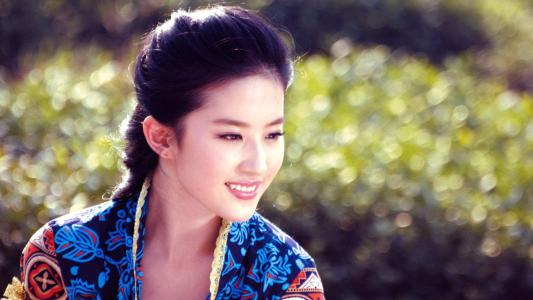
#> input picture recognise/q2.jpg, 533 x 300 px; its folder holds only this picture in this run
$ python recognize.py
#> lines starting #> are read from the running program, lines starting #| are printed output that depends on the picture; after the words box and inside, x2 and y2 are one past the last pixel; in counts of white or black regions, pixels touching at a corner belong together
# 识别人脸

import cv2, os
import numpy as np
from PIL import Image
import sys

font = cv2.FONT_HERSHEY_SIMPLEX

recognizer = cv2.face.LBPHFaceRecognizer_create()

recognizer.read('yml/trainner.yml')

detector = cv2.CascadeClassifier("haarcascade_frontalface_default.xml")
face = []
f = open("yml/label.txt", 'r')
#> (reads yml/label.txt from the repository)
label = f.readlines()
margin = 15
path = ""

for i in range(len(label)):
    label[i] = label[i].strip().replace('\n', '')


def prin(face):
    for i in range(len(face)):
        cv2.imshow('img', face[i])
        #         cv2.imwrite(path +  "out_pics\\" + str(i)+ ".jpg",face[i])#储存识别集

        #         print(face[i].shape)
        cv2.waitKey(0)
    cv2.destroyAllWindows()


def getImagesAndLabels(path):
#> called with path = 'recognise'
    imagePaths = [os.path.join(path, x) for x in os.listdir(path)]
    faceSamples = []
    # print(imagePaths)

    for imagePath in imagePaths:

        pilImage = cv2.imread(imagePath, cv2.IMREAD_COLOR)
#> pilImage is the input picture: shape (300, 533, 3); mean B, G, R 102.7, 111.6, 125.2

        imageNp = cv2.cvtColor(pilImage, cv2.COLOR_BGR2GRAY)
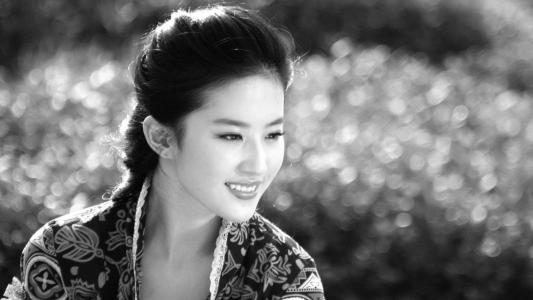
#> imageNp: shape (300, 533); min 1, max 255, mean 114.7
        # print(imageNp)

        faces = detector.detectMultiScale(imageNp, 1.05, 30)
#> faces = [[184, 84, 132, 132]]

        for (x, y, w, h) in faces:

            #             faceSamples.append(imageNp[y:y+h,x:x+w])

            #             Ids.append(Id)

            Id, confidence = recognizer.predict(imageNp[y:y + h, x:x + w])

            cv2.rectangle(pilImage, (x, y), (x + w, y + h), (0, 255, 0), 1)

            the_id = label[Id - 1].split(':')[1]
            #             print(Id)

            if confidence > 50:
                cv2.putText(pilImage, the_id, (x, y + margin), font, 0.5, (255, 255, 255), 2)
            else:
                cv2.putText(pilImage, 'ID', (x, y + margin), font, 0.5, (255, 255, 255), 2)

            faceSamples.append(pilImage)
#> this loop made 1 pass
#> (x, y, w, h, Id, confidence, the_id) on pass 1: (184, 84, 132, 132, 2, 96.15, 'lihu')
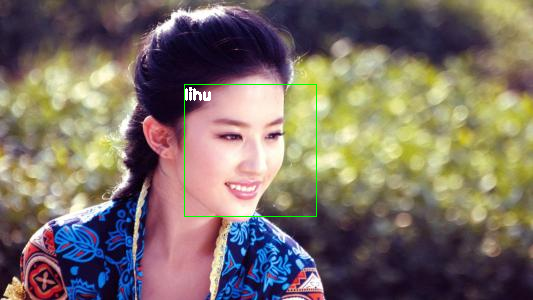
#> pilImage: shape (300, 533, 3); 0.46% of pixels changed, all inside (x1, y1, x2, y2) = (184, 84, 317, 217)
#> after the loop, faceSamples = 1 item

            #             break#提取一张人脸

    return faceSamples


faces = getImagesAndLabels('recognise')
#> faces = 1 item


# [9 lines of commented-out code are left out]


prin(faces)
#> the loop in prin, `for i in range(len(face)):` made 1 pass

f.close()
